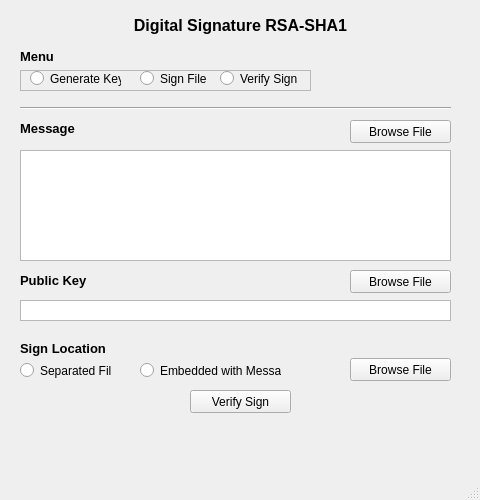
<?xml version="1.0" encoding="UTF-8"?>
<ui version="4.0">
 <class>MainWindow</class>
 <widget class="QMainWindow" name="MainWindow">
  <property name="geometry">
   <rect>
    <x>0</x>
    <y>0</y>
    <width>480</width>
    <height>500</height>
   </rect>
  </property>
  <property name="font">
   <font>
    <weight>50</weight>
    <bold>false</bold>
   </font>
  </property>
  <property name="windowTitle">
   <string>MainWindow</string>
  </property>
  <widget class="QWidget" name="centralwidget">
   <widget class="QLabel" name="title">
    <property name="geometry">
     <rect>
      <x>0</x>
      <y>10</y>
      <width>481</width>
      <height>31</height>
     </rect>
    </property>
    <property name="font">
     <font>
      <pointsize>12</pointsize>
      <weight>75</weight>
      <bold>true</bold>
     </font>
    </property>
    <property name="text">
     <string>Digital Signature RSA-SHA1</string>
    </property>
    <property name="alignment">
     <set>Qt::AlignCenter</set>
    </property>
   </widget>
   <widget class="QLabel" name="menu">
    <property name="geometry">
     <rect>
      <x>20</x>
      <y>50</y>
      <width>47</width>
      <height>13</height>
     </rect>
    </property>
    <property name="font">
     <font>
      <pointsize>10</pointsize>
      <weight>75</weight>
      <bold>true</bold>
     </font>
    </property>
    <property name="text">
     <string>Menu</string>
    </property>
   </widget>
   <widget class="QPushButton" name="browse_message">
    <property name="geometry">
     <rect>
      <x>350</x>
      <y>120</y>
      <width>101</width>
      <height>23</height>
     </rect>
    </property>
    <property name="styleSheet">
     <string notr="true"/>
    </property>
    <property name="text">
     <string>Browse File</string>
    </property>
    <property name="default">
     <bool>false</bool>
    </property>
    <property name="flat">
     <bool>false</bool>
    </property>
   </widget>
   <widget class="Line" name="line">
    <property name="geometry">
     <rect>
      <x>20</x>
      <y>100</y>
      <width>431</width>
      <height>16</height>
     </rect>
    </property>
    <property name="orientation">
     <enum>Qt::Horizontal</enum>
    </property>
   </widget>
   <widget class="QTextBrowser" name="display_message">
    <property name="geometry">
     <rect>
      <x>20</x>
      <y>150</y>
      <width>431</width>
      <height>111</height>
     </rect>
    </property>
    <property name="font">
     <font>
      <kerning>true</kerning>
     </font>
    </property>
    <property name="verticalScrollBarPolicy">
     <enum>Qt::ScrollBarAsNeeded</enum>
    </property>
   </widget>
   <widget class="QLabel" name="message">
    <property name="geometry">
     <rect>
      <x>20</x>
      <y>120</y>
      <width>101</width>
      <height>16</height>
     </rect>
    </property>
    <property name="font">
     <font>
      <pointsize>10</pointsize>
      <weight>75</weight>
      <bold>true</bold>
     </font>
    </property>
    <property name="text">
     <string>Message</string>
    </property>
   </widget>
   <widget class="QLabel" name="public_key">
    <property name="geometry">
     <rect>
      <x>20</x>
      <y>272</y>
      <width>81</width>
      <height>16</height>
     </rect>
    </property>
    <property name="font">
     <font>
      <pointsize>10</pointsize>
      <weight>75</weight>
      <bold>true</bold>
     </font>
    </property>
    <property name="text">
     <string>Public Key</string>
    </property>
   </widget>
   <widget class="QPushButton" name="browse_public">
    <property name="geometry">
     <rect>
      <x>350</x>
      <y>270</y>
      <width>101</width>
      <height>23</height>
     </rect>
    </property>
    <property name="text">
     <string>Browse File</string>
    </property>
    <property name="default">
     <bool>false</bool>
    </property>
    <property name="flat">
     <bool>false</bool>
    </property>
   </widget>
   <widget class="QTextBrowser" name="display_public">
    <property name="geometry">
     <rect>
      <x>20</x>
      <y>300</y>
      <width>431</width>
      <height>21</height>
     </rect>
    </property>
    <property name="font">
     <font>
      <kerning>true</kerning>
     </font>
    </property>
    <property name="verticalScrollBarPolicy">
     <enum>Qt::ScrollBarAlwaysOff</enum>
    </property>
   </widget>
   <widget class="QLabel" name="sign_location">
    <property name="geometry">
     <rect>
      <x>20</x>
      <y>340</y>
      <width>91</width>
      <height>16</height>
     </rect>
    </property>
    <property name="font">
     <font>
      <pointsize>10</pointsize>
      <weight>75</weight>
      <bold>true</bold>
     </font>
    </property>
    <property name="text">
     <string>Sign Location</string>
    </property>
   </widget>
   <widget class="QRadioButton" name="location_2">
    <property name="geometry">
     <rect>
      <x>140</x>
      <y>362</y>
      <width>141</width>
      <height>17</height>
     </rect>
    </property>
    <property name="text">
     <string>Embedded with Message</string>
    </property>
   </widget>
   <widget class="QRadioButton" name="location_1">
    <property name="geometry">
     <rect>
      <x>20</x>
      <y>362</y>
      <width>91</width>
      <height>17</height>
     </rect>
    </property>
    <property name="text">
     <string>Separated File</string>
    </property>
   </widget>
   <widget class="QPushButton" name="browse_sign">
    <property name="geometry">
     <rect>
      <x>350</x>
      <y>358</y>
      <width>101</width>
      <height>23</height>
     </rect>
    </property>
    <property name="text">
     <string>Browse File</string>
    </property>
    <property name="default">
     <bool>false</bool>
    </property>
    <property name="flat">
     <bool>false</bool>
    </property>
   </widget>
   <widget class="QLabel" name="alert">
    <property name="geometry">
     <rect>
      <x>0</x>
      <y>430</y>
      <width>481</width>
      <height>16</height>
     </rect>
    </property>
    <property name="text">
     <string/>
    </property>
    <property name="alignment">
     <set>Qt::AlignCenter</set>
    </property>
   </widget>
   <widget class="QPushButton" name="verify_sign">
    <property name="geometry">
     <rect>
      <x>190</x>
      <y>390</y>
      <width>101</width>
      <height>23</height>
     </rect>
    </property>
    <property name="text">
     <string>Verify Sign</string>
    </property>
    <property name="default">
     <bool>false</bool>
    </property>
    <property name="flat">
     <bool>false</bool>
    </property>
   </widget>
   <widget class="QFrame" name="frame">
    <property name="geometry">
     <rect>
      <x>20</x>
      <y>70</y>
      <width>291</width>
      <height>21</height>
     </rect>
    </property>
    <property name="frameShape">
     <enum>QFrame::StyledPanel</enum>
    </property>
    <property name="frameShadow">
     <enum>QFrame::Raised</enum>
    </property>
    <widget class="QRadioButton" name="menu_1">
     <property name="geometry">
      <rect>
       <x>10</x>
       <y>0</y>
       <width>91</width>
       <height>17</height>
      </rect>
     </property>
     <property name="text">
      <string>Generate Key</string>
     </property>
    </widget>
    <widget class="QRadioButton" name="menu_2">
     <property name="geometry">
      <rect>
       <x>120</x>
       <y>0</y>
       <width>91</width>
       <height>17</height>
      </rect>
     </property>
     <property name="text">
      <string>Sign File</string>
     </property>
    </widget>
    <widget class="QRadioButton" name="menu_3">
     <property name="geometry">
      <rect>
       <x>200</x>
       <y>0</y>
       <width>91</width>
       <height>17</height>
      </rect>
     </property>
     <property name="text">
      <string>Verify Sign</string>
     </property>
    </widget>
   </widget>
  </widget>
  <widget class="QMenuBar" name="menubar">
   <property name="geometry">
    <rect>
     <x>0</x>
     <y>0</y>
     <width>480</width>
     <height>21</height>
    </rect>
   </property>
  </widget>
  <widget class="QStatusBar" name="statusbar"/>
 </widget>
 <resources/>
 <connections/>
</ui>
